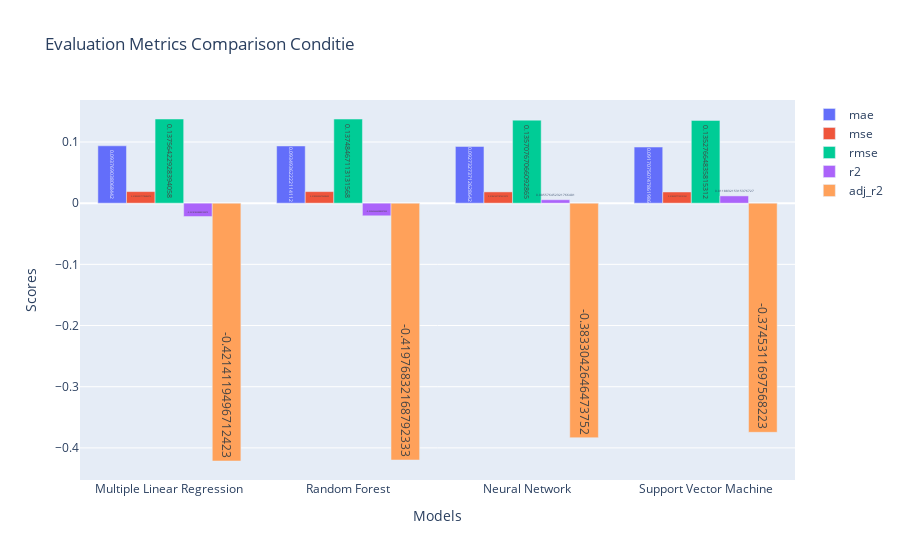

Here is the notebook cell this chart was saved with:
### Code cell
# Extracting model names and metric scores
model_names = [d['model'] for d in regression_stats_test]
metric_labels = list(regression_stats_test[0].keys())[1:]
metric_scores = {metric: [d[metric] for d in regression_stats_test] for metric in metric_labels}

# Plotting the bar chart
fig = go.Figure()

for metric in metric_labels:
    fig.add_trace(go.Bar(
        x=model_names,
        y=metric_scores[metric],
        text=metric_scores[metric],  # Display the values on the bars
        textposition='auto',  # Position the text inside the bars
        name=metric
    ))

# Updating the layout
fig.update_layout(
    title='Evaluation Metrics Comparison Conditie',
    xaxis_title='Models',
    yaxis_title='Scores',
    barmode='group'
)

# Display the plot
fig.show()

### Figure 1 — Plotly figure (JSON) as saved in the notebook; plotly's stock layout.template omitted (floating-point values rounded to 4 significant figures)
{"data": [{"name": "mae", "text": ["0.093769038068442", "0.09349362222114112", "0.09273273712628642", "0.09170750747861986"], "textposition": "auto", "type": "bar", "x": ["Multiple Linear Regression", "Random Forest", "Neural Network", "Support Vector Machine"], "y": [0.09377, 0.09349, 0.09273, 0.09171]}, {"name": "mse", "text": ["0.018923917178484576", "0.01890203479608603", "0.018416571876215072", "0.01829977159101541"], "textposition": "auto", "type": "bar", "x": ["Multiple Linear Regression", "Random Forest", "Neural Network", "Support Vector Machine"], "y": [0.01892, 0.0189, 0.01842, 0.0183]}, {"name": "rmse", "text": ["0.13756422928394058", "0.13748467113131568", "0.13570767066092865", "0.13527664835815312"], "textposition": "auto", "type": "bar", "x": ["Multiple Linear Regression", "Random Forest", "Neural Network", "Support Vector Machine"], "y": [0.1376, 0.1375, 0.1357, 0.1353]}, {"name": "r2", "text": ["-0.021818228880130075", "-0.020636664988507025", "0.005576452321766401", "0.011883215315376727"], "textposition": "auto", "type": "bar", "x": ["Multiple Linear Regression", "Random Forest", "Neural Network", "Support Vector Machine"], "y": [-0.02182, -0.02064, 0.005576, 0.01188]}, {"name": "adj_r2", "text": ["-0.4214119496712423", "-0.41976832168792333", "-0.3833042646473752", "-0.3745311697568223"], "textposition": "auto", "type": "bar", "x": ["Multiple Linear Regression", "Random Forest", "Neural Network", "Support Vector Machine"], "y": [-0.4214, -0.4198, -0.3833, -0.3745]}], "layout": {"barmode": "group", "title": {"text": "Evaluation Metrics Comparison Conditie"}, "xaxis": {"title": {"text": "Models"}}, "yaxis": {"title": {"text": "Scores"}}}}
